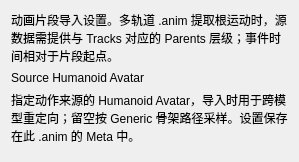
<?xml version='1.0' encoding='UTF-8'?>
<ui version="4.0">
 <class>AnimationClipInspectorForm</class>
 <widget class="QWidget" name="AnimationClipInspectorForm">
  <layout class="QVBoxLayout" name="mainLayout">
   <item>
    <widget class="QLabel" name="clipImportHelpLabel">
     <property name="text">
      <string>动画片段导入设置。多轨道 .anim 提取根运动时，源数据需提供与 Tracks 对应的 Parents 层级；事件时间相对于片段起点。</string>
     </property>
     <property name="wordWrap">
      <bool>true</bool>
     </property>
    </widget>
   </item>
   <item>
    <layout class="QFormLayout" name="sourceAvatarLayout">
     <item row="0" column="0">
      <widget class="QLabel" name="sourceAvatarLabel">
       <property name="text">
        <string>Source Humanoid Avatar</string>
       </property>
      </widget>
     </item>
     <item row="0" column="1">
      <widget class="ResourceField" name="sourceAvatarField" />
     </item>
    </layout>
   </item>
   <item>
    <widget class="QLabel" name="sourceAvatarHelpLabel">
     <property name="text">
      <string>指定动作来源的 Humanoid Avatar，导入时用于跨模型重定向；留空按 Generic 骨架路径采样。设置保存在此 .anim 的 Meta 中。</string>
     </property>
     <property name="wordWrap">
      <bool>true</bool>
     </property>
    </widget>
   </item>
   <item>
    <widget class="AnimationClipOptionsEditor" name="clipOptionsEditor" />
   </item>
  </layout>
 </widget>
 <customwidgets>
  <customwidget>
   <class>AnimationClipOptionsEditor</class>
   <extends>QWidget</extends>
   <header>AnimationClipOptionsEditor.h</header>
   <container>0</container>
  </customwidget>
  <customwidget>
   <class>ResourceField</class>
   <extends>QWidget</extends>
   <header>ResourceField.h</header>
  </customwidget>
 </customwidgets>
 <resources />
 <connections />
</ui>
